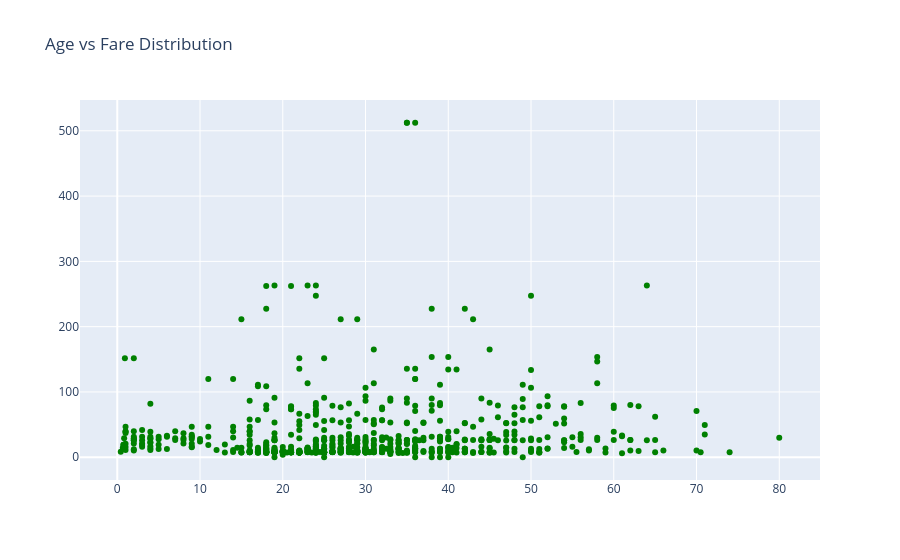

The cell this chart's notebook holds for it:
### Code cell
trace=go.Scatter(x=data['Age'],y=data['Fare'],
                 mode='markers',
                 marker={'color':'green'})
layout=go.Layout(
    title="Age vs Fare Distribution")
fig=go.Figure(data=trace,layout=layout)
fig.show()

### Figure 1 — Plotly figure (JSON) as saved in the notebook; plotly's stock layout.template omitted (floating-point values rounded to 4 significant figures; data arrays with more than 128 entries replaced by an {"elided": "..."} marker saying what was removed)
{"data": [{"marker": {"color": "green"}, "mode": "markers", "type": "scatter", "x": {"elided": "891 float values"}, "y": {"elided": "891 float values"}}], "layout": {"title": {"text": "Age vs Fare Distribution"}}}
